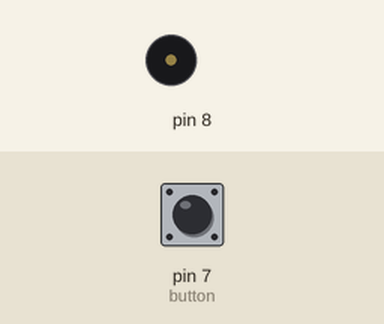
This sketch was run on a simulated Arduino Uno, built with avr-gcc and run on an emulated ATmega328P. On the bench: buzzer (waves = sounding). The test bench sets the inputs (shaded band); at power-on: pin 7 (button) LOW.

Above: at 1.2 s.
1.3 s: pin 7 (button) pulled HIGH for 0.15 s
At 1.39 s:
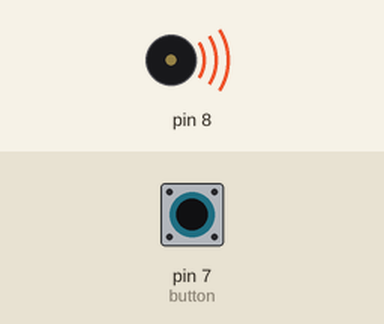
2.9 s: pin 7 (button) pulled HIGH for 3.2 s
At 6.7 s:
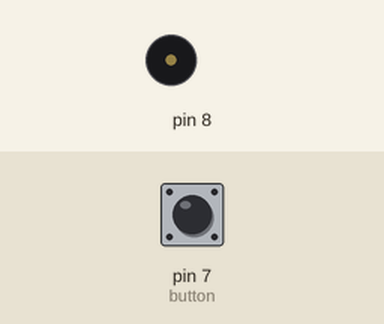
Timing chart, 0 to 8.2 s (numbered marks = the images above; inputs shaded):
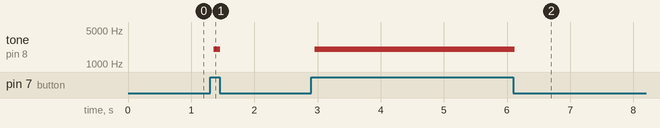

The sketch:

ch6-2.ino
```cpp
//项目六 报警器
float sinVal;
int toneVal;
int button = 7;

void setup() {
     pinMode(8, OUTPUT);
     pinMode(7, INPUT);
}

void loop() {
if(digitalRead(button) == HIGH){
      for(int x=0; x<180; x++) {
            //将 sin 函数角度转化为弧度
            sinVal = (sin(x*(3.1412/180)));
            //用 sin 函数值产生声音的频率
            toneVal = 2000+(int(sinVal*1000));
            //给引脚 8 一个
            tone(8, toneVal);
      }
}else {
noTone(8);
}

 }
```

Measured:
- after the input at 1.3 s, tone on pin 8: silent → 2017 Hz after 0.05 s, → silent 0.11 s later
- after the input at 2.9 s, tone on pin 8: silent → 2017 Hz after 0.05 s, → silent 3.2 s later
